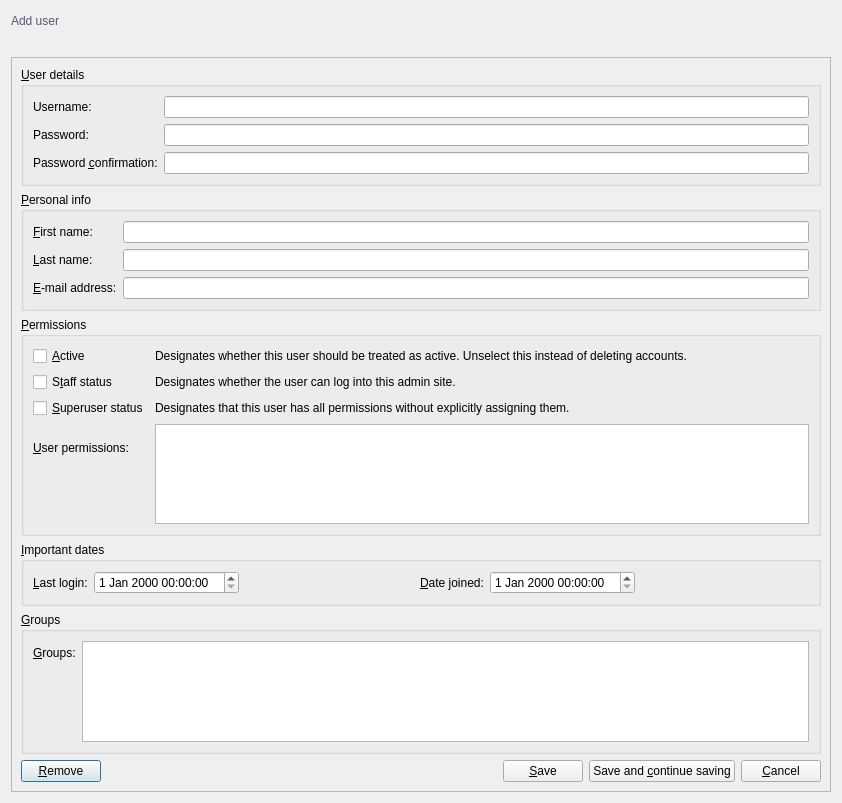
<?xml version="1.0" encoding="UTF-8"?>
<ui version="4.0">
 <class>UserForm</class>
 <widget class="QDialog" name="UserForm">
  <property name="geometry">
   <rect>
    <x>0</x>
    <y>0</y>
    <width>842</width>
    <height>803</height>
   </rect>
  </property>
  <property name="windowTitle">
   <string>User :: Form</string>
  </property>
  <property name="windowIcon">
   <iconset resource="../../../crud-2/resources/ui/resources.qrc">
    <normaloff>:/default/static/default/icons/22x22/face-devilish.png</normaloff>:/default/static/default/icons/22x22/face-devilish.png</iconset>
  </property>
  <layout class="QGridLayout" name="gridLayout_3">
   <item row="0" column="0">
    <layout class="QHBoxLayout" name="horizontalLayout_2">
     <item>
      <widget class="QLabel" name="titleLabel">
       <property name="styleSheet">
        <string notr="true">color: rgb(85, 85, 127);
font: 75 14pt &quot;DejaVu Sans Mono&quot;;</string>
       </property>
       <property name="text">
        <string>Add user</string>
       </property>
      </widget>
     </item>
     <item>
      <spacer name="horizontalSpacer_3">
       <property name="orientation">
        <enum>Qt::Horizontal</enum>
       </property>
       <property name="sizeHint" stdset="0">
        <size>
         <width>40</width>
         <height>20</height>
        </size>
       </property>
      </spacer>
     </item>
    </layout>
   </item>
   <item row="1" column="0">
    <widget class="QLabel" name="statusLabel">
     <property name="text">
      <string/>
     </property>
    </widget>
   </item>
   <item row="2" column="0">
    <widget class="QFrame" name="frame">
     <property name="frameShape">
      <enum>QFrame::StyledPanel</enum>
     </property>
     <property name="frameShadow">
      <enum>QFrame::Raised</enum>
     </property>
     <layout class="QGridLayout" name="gridLayout_4">
      <item row="0" column="0">
       <widget class="QGroupBox" name="formGroupBox">
        <property name="title">
         <string>&amp;User details</string>
        </property>
        <layout class="QFormLayout" name="formLayout">
         <item row="0" column="0">
          <widget class="QLabel" name="nameLabel">
           <property name="text">
            <string>Username:</string>
           </property>
           <property name="buddy">
            <cstring>nameLineEdit</cstring>
           </property>
          </widget>
         </item>
         <item row="0" column="1">
          <widget class="QLineEdit" name="nameLineEdit"/>
         </item>
         <item row="1" column="0">
          <widget class="QLabel" name="passwordLabel">
           <property name="text">
            <string>Password:</string>
           </property>
           <property name="buddy">
            <cstring>passwordLineEdit</cstring>
           </property>
          </widget>
         </item>
         <item row="1" column="1">
          <widget class="QLineEdit" name="passwordLineEdit">
           <property name="echoMode">
            <enum>QLineEdit::Password</enum>
           </property>
          </widget>
         </item>
         <item row="2" column="0">
          <widget class="QLabel" name="passwordConfirmationLabel">
           <property name="text">
            <string>Password &amp;confirmation:</string>
           </property>
           <property name="buddy">
            <cstring>passwordConfirmationLineEdit</cstring>
           </property>
          </widget>
         </item>
         <item row="2" column="1">
          <widget class="QLineEdit" name="passwordConfirmationLineEdit">
           <property name="echoMode">
            <enum>QLineEdit::Password</enum>
           </property>
          </widget>
         </item>
        </layout>
       </widget>
      </item>
      <item row="1" column="0">
       <widget class="QGroupBox" name="groupBox">
        <property name="title">
         <string>&amp;Personal info</string>
        </property>
        <layout class="QFormLayout" name="formLayout_2">
         <item row="0" column="0">
          <widget class="QLabel" name="label">
           <property name="text">
            <string>&amp;First name:</string>
           </property>
           <property name="buddy">
            <cstring>lineEdit</cstring>
           </property>
          </widget>
         </item>
         <item row="0" column="1">
          <widget class="QLineEdit" name="lineEdit"/>
         </item>
         <item row="1" column="0">
          <widget class="QLabel" name="label_2">
           <property name="text">
            <string>&amp;Last name:</string>
           </property>
           <property name="buddy">
            <cstring>lineEdit_2</cstring>
           </property>
          </widget>
         </item>
         <item row="1" column="1">
          <widget class="QLineEdit" name="lineEdit_2"/>
         </item>
         <item row="2" column="0">
          <widget class="QLabel" name="label_3">
           <property name="text">
            <string>&amp;E-mail address:</string>
           </property>
           <property name="buddy">
            <cstring>lineEdit_3</cstring>
           </property>
          </widget>
         </item>
         <item row="2" column="1">
          <widget class="QLineEdit" name="lineEdit_3"/>
         </item>
        </layout>
       </widget>
      </item>
      <item row="2" column="0">
       <widget class="QGroupBox" name="groupBox_2">
        <property name="title">
         <string>&amp;Permissions</string>
        </property>
        <layout class="QGridLayout" name="gridLayout_2">
         <item row="0" column="0">
          <widget class="QCheckBox" name="checkBox">
           <property name="text">
            <string>&amp;Active</string>
           </property>
          </widget>
         </item>
         <item row="0" column="1">
          <widget class="QLabel" name="label_4">
           <property name="text">
            <string>Designates whether this user should be treated as active. Unselect this instead of deleting accounts.</string>
           </property>
           <property name="buddy">
            <cstring>checkBox</cstring>
           </property>
          </widget>
         </item>
         <item row="1" column="0">
          <widget class="QCheckBox" name="checkBox_2">
           <property name="text">
            <string>S&amp;taff status</string>
           </property>
          </widget>
         </item>
         <item row="1" column="1">
          <widget class="QLabel" name="label_5">
           <property name="text">
            <string>Designates whether the user can log into this admin site.</string>
           </property>
           <property name="buddy">
            <cstring>checkBox_2</cstring>
           </property>
          </widget>
         </item>
         <item row="3" column="1">
          <widget class="QLabel" name="label_6">
           <property name="text">
            <string>Designates that this user has all permissions without explicitly assigning them.</string>
           </property>
           <property name="buddy">
            <cstring>checkBox_3</cstring>
           </property>
          </widget>
         </item>
         <item row="4" column="1" rowspan="2">
          <widget class="QTextEdit" name="textEdit"/>
         </item>
         <item row="3" column="0">
          <widget class="QCheckBox" name="checkBox_3">
           <property name="text">
            <string>&amp;Superuser status</string>
           </property>
          </widget>
         </item>
         <item row="4" column="0">
          <widget class="QLabel" name="label_7">
           <property name="text">
            <string>&amp;User permissions:</string>
           </property>
           <property name="buddy">
            <cstring>textEdit</cstring>
           </property>
          </widget>
         </item>
        </layout>
       </widget>
      </item>
      <item row="3" column="0">
       <widget class="QGroupBox" name="groupBox_3">
        <property name="title">
         <string>&amp;Important dates</string>
        </property>
        <layout class="QGridLayout" name="gridLayout">
         <item row="0" column="0">
          <widget class="QLabel" name="label_8">
           <property name="text">
            <string>&amp;Last login:</string>
           </property>
           <property name="buddy">
            <cstring>dateTimeEdit</cstring>
           </property>
          </widget>
         </item>
         <item row="0" column="1">
          <widget class="QDateTimeEdit" name="dateTimeEdit"/>
         </item>
         <item row="0" column="3">
          <widget class="QLabel" name="label_9">
           <property name="text">
            <string>&amp;Date joined:</string>
           </property>
           <property name="buddy">
            <cstring>dateTimeEdit_2</cstring>
           </property>
          </widget>
         </item>
         <item row="0" column="4">
          <widget class="QDateTimeEdit" name="dateTimeEdit_2"/>
         </item>
         <item row="0" column="5">
          <spacer name="horizontalSpacer_2">
           <property name="orientation">
            <enum>Qt::Horizontal</enum>
           </property>
           <property name="sizeHint" stdset="0">
            <size>
             <width>40</width>
             <height>20</height>
            </size>
           </property>
          </spacer>
         </item>
         <item row="0" column="2">
          <spacer name="horizontalSpacer_4">
           <property name="orientation">
            <enum>Qt::Horizontal</enum>
           </property>
           <property name="sizeHint" stdset="0">
            <size>
             <width>40</width>
             <height>20</height>
            </size>
           </property>
          </spacer>
         </item>
        </layout>
       </widget>
      </item>
      <item row="4" column="0">
       <widget class="QGroupBox" name="groupBox_4">
        <property name="title">
         <string>&amp;Groups</string>
        </property>
        <layout class="QFormLayout" name="formLayout_3">
         <item row="0" column="0">
          <widget class="QLabel" name="label_10">
           <property name="text">
            <string>&amp;Groups:</string>
           </property>
           <property name="buddy">
            <cstring>textBrowser</cstring>
           </property>
          </widget>
         </item>
         <item row="0" column="1">
          <widget class="QTextBrowser" name="textBrowser"/>
         </item>
        </layout>
       </widget>
      </item>
      <item row="5" column="0">
       <layout class="QHBoxLayout" name="horizontalLayout">
        <item>
         <widget class="QPushButton" name="removePushButton">
          <property name="text">
           <string>&amp;Remove</string>
          </property>
          <property name="icon">
           <iconset resource="../../../crud-2/resources/ui/resources.qrc">
            <normaloff>:/default/static/default/icons/22x22/edit-delete.png</normaloff>:/default/static/default/icons/22x22/edit-delete.png</iconset>
          </property>
          <property name="shortcut">
           <string>Ctrl+Del</string>
          </property>
         </widget>
        </item>
        <item>
         <spacer name="horizontalSpacer">
          <property name="orientation">
           <enum>Qt::Horizontal</enum>
          </property>
          <property name="sizeHint" stdset="0">
           <size>
            <width>40</width>
            <height>20</height>
           </size>
          </property>
         </spacer>
        </item>
        <item>
         <widget class="QPushButton" name="savePushButton">
          <property name="text">
           <string>&amp;Save</string>
          </property>
          <property name="icon">
           <iconset resource="../../../crud-2/resources/ui/resources.qrc">
            <normaloff>:/default/static/default/icons/22x22/dialog-ok-apply.png</normaloff>:/default/static/default/icons/22x22/dialog-ok-apply.png</iconset>
          </property>
          <property name="shortcut">
           <string>Ctrl+S</string>
          </property>
         </widget>
        </item>
        <item>
         <widget class="QPushButton" name="saveAndContinueSavingPushButton">
          <property name="text">
           <string>Save and &amp;continue saving</string>
          </property>
          <property name="icon">
           <iconset resource="../../../crud-2/resources/ui/resources.qrc">
            <normaloff>:/default/static/default/icons/22x22/dialog-ok.png</normaloff>:/default/static/default/icons/22x22/dialog-ok.png</iconset>
          </property>
          <property name="shortcut">
           <string>Ctrl+Shift+S</string>
          </property>
         </widget>
        </item>
        <item>
         <widget class="QPushButton" name="cancelPushButton">
          <property name="text">
           <string>&amp;Cancel</string>
          </property>
          <property name="icon">
           <iconset resource="../../../crud-2/resources/ui/resources.qrc">
            <normaloff>:/default/static/default/icons/22x22/dialog-cancel.png</normaloff>:/default/static/default/icons/22x22/dialog-cancel.png</iconset>
          </property>
          <property name="shortcut">
           <string>Ctrl+W</string>
          </property>
         </widget>
        </item>
       </layout>
      </item>
     </layout>
    </widget>
   </item>
  </layout>
 </widget>
 <tabstops>
  <tabstop>nameLineEdit</tabstop>
  <tabstop>passwordLineEdit</tabstop>
  <tabstop>passwordConfirmationLineEdit</tabstop>
  <tabstop>lineEdit</tabstop>
  <tabstop>lineEdit_2</tabstop>
  <tabstop>lineEdit_3</tabstop>
  <tabstop>checkBox</tabstop>
  <tabstop>checkBox_2</tabstop>
  <tabstop>checkBox_3</tabstop>
  <tabstop>textEdit</tabstop>
  <tabstop>dateTimeEdit</tabstop>
  <tabstop>dateTimeEdit_2</tabstop>
  <tabstop>textBrowser</tabstop>
  <tabstop>savePushButton</tabstop>
  <tabstop>saveAndContinueSavingPushButton</tabstop>
  <tabstop>removePushButton</tabstop>
  <tabstop>cancelPushButton</tabstop>
 </tabstops>
 <resources>
  <include location="../../../crud-2/resources/ui/resources.qrc"/>
 </resources>
 <connections/>
</ui>
